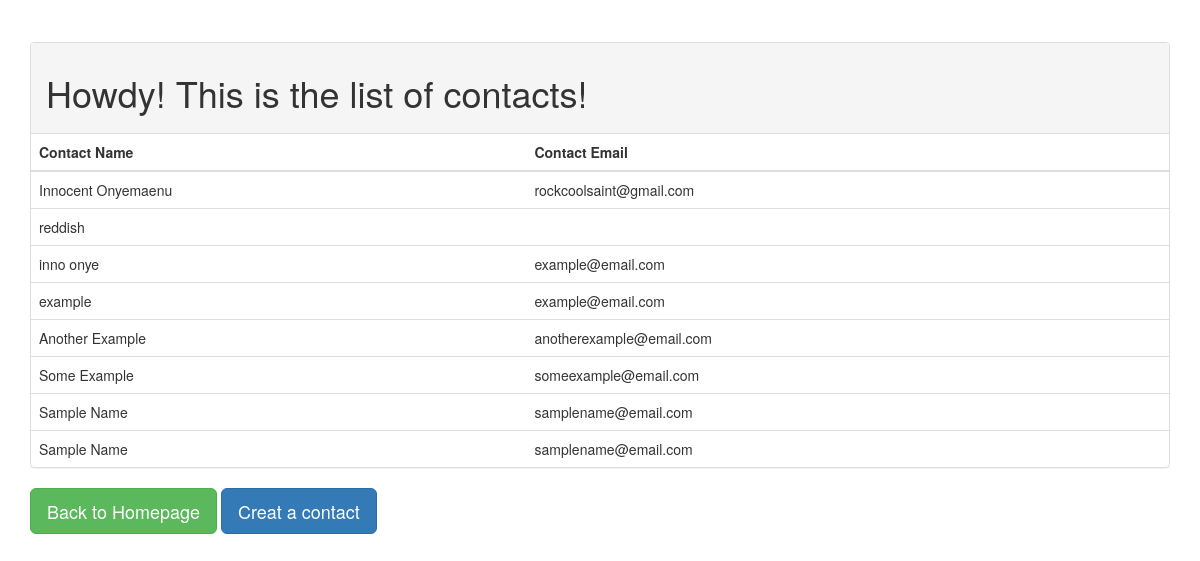
Page /list/ on the committed database.
### contact/models.py (models this page shows)
class Contact(models.Model):
	name = models.CharField(max_length=250)
	email = models.EmailField(max_length=500)

### contact/views.py (the view)
# urls.py: url(r'^list/$', views.ListPageView.as_view(), name='list'),
class ListPageView(TemplateView):
	def get(self,request, **kwargs):
		all_contacts = Contact.objects.all()
		return render(request, 'list.html', {'all_contacts': all_contacts})

### contact/templates/list.html
{% extends 'base.html' %}
{% block body %}
	<div class="container">
		<div class="panel panel-default top-margin">
			<div class="panel-heading"><h1>Howdy! This is the list of contacts!</h1></div>
			<table class="table">
				<thead>
					<th>Contact Name</th>
					<th>Contact Email</th>
				</thead>
				{% for contact in all_contacts %}
					<tr>
						<td class="">{{ contact.name }}</td>
						<td class="">{{ contact.email }}</td>
					</tr>
				{% endfor %}
			</table>
		</div>
		<a class="btn btn-success btn-lg" href="{% url 'index' %}">Back to Homepage</a>
		<a class="btn btn-primary btn-lg" href="{% url 'add' %}">Creat a contact</a>
	</div>
{% endblock %}

### contact/templates/base.html (shortened to what this page needs)
{% load staticfiles %}
<!DOCTYPE html>
<html>
    <head>
        <link rel="stylesheet" type="text/css" href="https://maxcdn.bootstrapcdn.com/bootstrap/3.3.7/css/bootstrap.min.css">
        <link rel="stylesheet" type="text/css" href="{% static 'style.css' %}">
    </head>
    <body>
        {% block body %}
        {% endblock %}
    </body>
</html>

### contact/static/style.css (style rules this page uses)
.top-margin { margin-top: 3em; }

### rows in the picture
Contact: name "Innocent Onyemaenu", email "rockcoolsaint@gmail.com"
Contact: name "reddish"
Contact: name "inno onye", email "example@email.com"
Contact: name "example", email "example@email.com"
Contact: name "Another Example", email "anotherexample@email.com"
Contact: name "Some Example", email "someexample@email.com"
Contact: name "Sample Name", email "samplename@email.com"
Contact: name "Sample Name", email "samplename@email.com"
